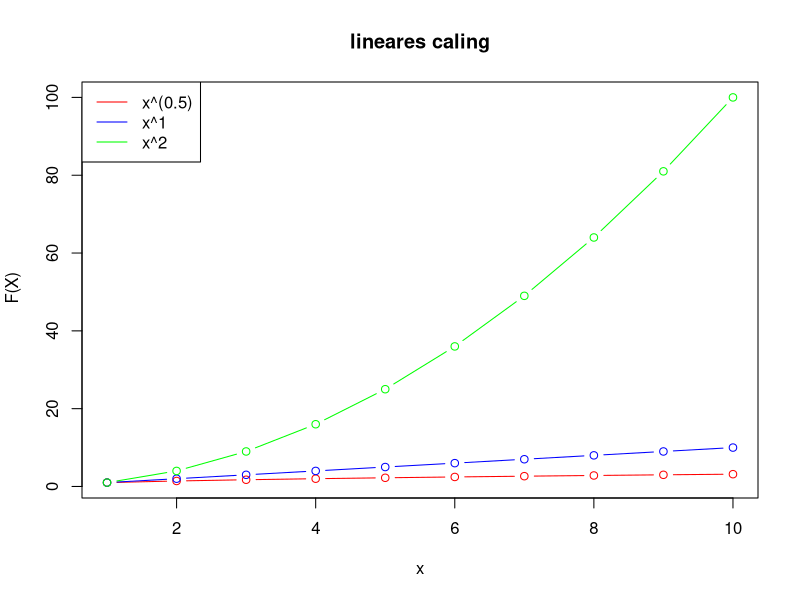
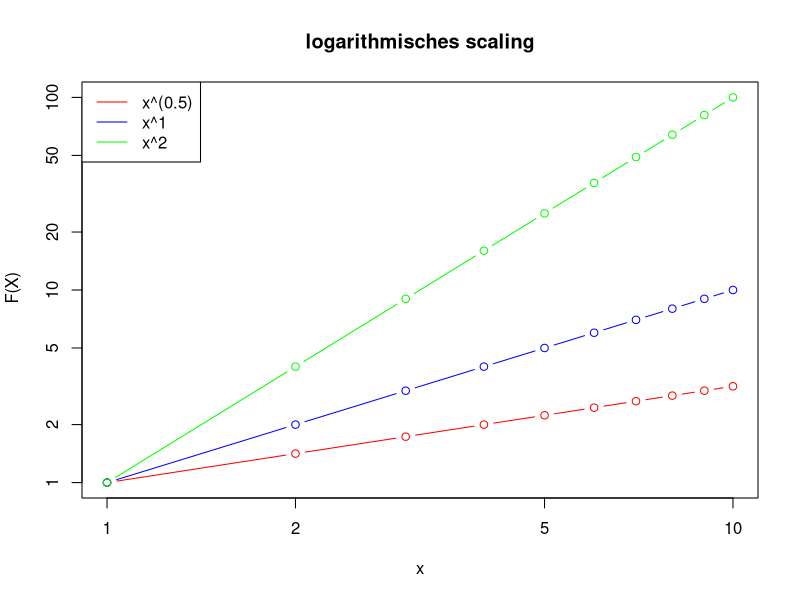

Generate these figures, in order, with R: (Note: this script raises an error after producing the figures.)
## ---- chunk 1
#Wertebereich x von 1 bis 10
x<-c(1:10)

#definintion der funtionen
function_1<-x^(0.5)
function_2<-x^1
function_3<-x^2

# plot linear scaling:
plot(range(x), range(floor(min(function_1,function_2,function_3)):
              ceiling(max(function_1,function_2,function_3))), 
              type = "n", ylab = " F(X)", xlab = "x", 
              main = "lineares caling")
lines(x, function_1, type = "b", col = "red")
lines(x, function_2, type = "b", col = "blue")
lines(x, function_3, type = "b", col = "green")
legend("topleft", legend = c("x^(0.5)", "x^1", "x^2"), 
              col = c("red","blue","green"), lty = "solid")

#plot logarithmic scaling
plot(range(x), range(floor(min(function_1,function_2,function_3)):
              ceiling(max(function_1,function_2,function_3))), 
              type = "n", ylab = " F(X)", xlab = "x", 
              main = "logarithmisches scaling", log = "xy")
lines(x, function_1, type = "b", col = "red")
lines(x, function_2, type = "b", col = "blue")
lines(x, function_3, type = "b", col = "green")
legend("topleft", legend = c("x^(0.5)", "x^1", "x^2"), 
       col = c("red","blue","green"), lty = "solid")
## ---- chunk 2
#Wertebereich x von 1 bis 10
x<-c(1:10)

#definintion der funtionen
function_1<-exp(0.5*x)
function_2<-exp(1*x)
function_3<-exp(2*x)

# plot linear/linear scaling:
plot(range(x), range(floor(min(function_1,function_2,function_3)):
            ceiling(max(function_1,function_2,function_3))), 
            type = "n", ylab = " F(X)", xlab = "x", 
            main = "x-Achse und y-Achse linear scaliert")
lines(x, function_1, type = "b", col = "red")
lines(x, function_2, type = "b", col = "blue")
lines(x, function_3, type = "b", col = "green")
legend("topleft", legend = c("e^(0.5x)", "e^(x)", "e^(2x)"), 
            col = c("red","blue","green"), lty = "solid")

#plot linear/logarithmic scaling
plot(range(x), range(floor(min(function_1,function_2,function_3)):
            ceiling(max(function_1,function_2,function_3))), 
            type = "n", ylab = " F(X)", xlab = "x", 
            main = "x-Achse linear und y-Achse logarithmisch scaliert", log = "y")
lines(x, function_1, type = "b", col = "red")
lines(x, function_2, type = "b", col = "blue")
lines(x, function_3, type = "b", col = "green")
legend("topleft", legend = c("e^(0.5x)", "e^(x)", "e^(2x)"), 
            col = c("red","blue","green"), lty = "solid")

## ---- chunk 3
#Wertebereich x von 1 bis 10
x<-c(1:10)

#definintion der funtionen
function_1<-log(0.5*x)
function_2<-log(1*x)
function_3<-log(2*x)

# plot linear/linear scaling:
plot(range(x), range(floor(min(function_1,function_2,function_3)):
              ceiling(max(function_1,function_2,function_3))), 
              type = "n", ylab = " F(X)", xlab = "x", 
              main = "x-Achse und y-Achse linear scaliert")
lines(x, function_1, type = "b", col = "red")
lines(x, function_2, type = "b", col = "blue")
lines(x, function_3, type = "b", col = "green")
legend("topleft", legend = c("ln(0.5x)", "ln(x)", "ln(2x)"),
              col = c("red","blue","green"), lty = "solid")

#plot logarithmic/linear scaling
plot(range(x), range(floor(min(function_1,function_2,function_3)):
              ceiling(max(function_1,function_2,function_3))), 
              type = "n", ylab = " F(X)", xlab = "x", 
              main = "x-Achse logartithmisch und y-Achse linear scaliert", 
              log = "x")
lines(x, function_1, type = "b", col = "red")
lines(x, function_2, type = "b", col = "blue")
lines(x, function_3, type = "b", col = "green")
legend("topleft", legend = c("ln(0.5x)", "ln(x)", "ln(2x)"), 
            col = c("red","blue","green"), lty = "solid")

## ---- chunk 4
#import data 
us_states_productions <- read.csv("US_States_Production.csv")
names(us_states_productions)[2] <- "state" 
names(us_states_productions)[3] <- "year"
names(us_states_productions)[4] <- "privat_capital"
names(us_states_productions)[5] <- "street_capital"
names(us_states_productions)[6] <- "water_capital"
names(us_states_productions)[7] <- "utility_capital"
names(us_states_productions)[8] <- "public_capital"
names(us_states_productions)[9] <- "state_product"
names(us_states_productions)[10] <- "employment"
names(us_states_productions)[11] <- "unemployment_rate"
us_states_productions
## ---- chunk 5
# Mean Unemployment rate per year
y1970 <- subset(us_states_productions, year == 1970)
rate1970 <- mean(y1970$unemployment_rate)

y1971 <- subset(us_states_productions, year == 1971)
rate1971 <- mean(y1971$unemployment_rate)

y1972 <- subset(us_states_productions, year == 1972)
rate1972 <- mean(y1972$unemployment_rate)

y1973 <- subset(us_states_productions, year == 1973)
rate1973 <- mean(y1973$unemployment_rate)

y1974 <- subset(us_states_productions, year == 1974)
rate1974 <- mean(y1974$unemployment_rate)

y1975 <- subset(us_states_productions, year == 1975)
rate1975 <- mean(y1975$unemployment_rate)

y1976 <- subset(us_states_productions, year == 1976)
rate1976 <- mean(y1970$unemployment_rate)

y1977 <- subset(us_states_productions, year == 1977)
rate1977 <- mean(y1977$unemployment_rate)

y1978 <- subset(us_states_productions, year == 1978)
rate1978 <- mean(y1978$unemployment_rate)

y1979 <- subset(us_states_productions, year == 1979)
rate1979 <- mean(y1979$unemployment_rate)

y1980 <- subset(us_states_productions, year == 1980)
rate1980 <- mean(y1980$unemployment_rate)

y1981 <- subset(us_states_productions, year == 1981)
rate1981 <- mean(y1981$unemployment_rate)

y1982 <- subset(us_states_productions, year == 1982)
rate1982 <- mean(y1982$unemployment_rate)

y1983 <- subset(us_states_productions, year == 1983)
rate1983 <- mean(y1983$unemployment_rate)

y1984 <- subset(us_states_productions, year == 1984)
rate1984 <- mean(y1984$unemployment_rate)

y1985 <- subset(us_states_productions, year == 1985)
rate1985 <- mean(y1985$unemployment_rate)

y1986 <- subset(us_states_productions, year == 1986)
rate1986 <- mean(y1986$unemployment_rate)

rates <- c(rate1970, rate1971, rate1972, rate1973, rate1974, rate1975, rate1976, rate1977, rate1978, rate1979, rate1980, rate1981, rate1982, rate1983, 
           rate1984, rate1985, rate1986)
year <- c(1970, 1971, 1972, 1973, 1974, 1975, 1976, 1977, 1978, 1979, 1980, 1981, 1982, 1983, 1984, 1985, 1986)
year_rate <- c(year, rates)
year_rates <- matrix(year_rate, ncol = 2, nrow = 17)

plot(year_rates, type = "b", ylab = "Unemployment rate", xlab = "Year", 
              main = "Unemployment rate between 1970 and 1986 in the United States")
## ---- chunk 6
states <- unique(us_states_productions$state)

st1 <- subset(us_states_productions, state == states[1])
priv_cap <- c()
for (i in 1:48) {
  st <- subset(us_states_productions, state == states[i])
  st_avg <- mean(st$privat_capital)
  priv_cap <- c(priv_cap, st_avg)
}
order_priv_cap <- order(priv_cap, decreasing = TRUE)
highst_priv_cap <- matrix(order_priv_cap, nrow = 5, ncol = 1)
highst_priv_cap
state1 <- states[4]
state2 <- states[30]
state3 <- states[41]
state4 <- states[11]
state5 <- states[36]

state1
state2
state3
state4
state5

five_states1 <- subset(us_states_productions, state == "CALIFORNIA")
five_states2 <- subset(us_states_productions, state == "NEW_YORK")
five_states3 <- subset(us_states_productions, state == "TEXAS")
five_states4 <- subset(us_states_productions, state == "ILLINOIS")
five_states5 <- subset(us_states_productions, state == "PENNSYLVANIA")

year_capC <- matrix(c(five_states1$year, five_states1$privat_capital), nrow = 17, ncol = 2)
year_capN <- matrix(c(five_states2$year, five_states2$privat_capital), nrow = 17, ncol = 2)
year_capT <- matrix(c(five_states3$year, five_states3$privat_capital), nrow = 17, ncol = 2)
year_capI <- matrix(c(five_states4$year, five_states4$privat_capital), nrow = 17, ncol = 2)
year_capP <- matrix(c(five_states5$year, five_states5$privat_capital), nrow = 17, ncol = 2)

plot(year_capC, type = "b", ylab = "private capital", xlab = "Year", 
              main = "Private capital between 1970 and 1986 for California")
plot(year_capN, type = "b", ylab = "private capital", xlab = "Year", 
              main = "Private capital between 1970 and 1986 for New York")
plot(year_capT, type = "b", ylab = "private capital", xlab = "Year", 
              main = "Private capital between 1970 and 1986 for Texas")
plot(year_capI, type = "b", ylab = "private capital", xlab = "Year", 
              main = "Private capital between 1970 and 1986 for Illinois")
plot(year_capP, type = "b", ylab = "private capital", xlab = "Year", 
              main = "Private capital between 1970 and 1986 for Pennsylvania")

## ---- chunk 7
pub_cap <- c()
for (i in 1:48) {
  st <- subset(us_states_productions, state == states[i])
  st_avg <- mean(st$public_capital)
  pub_cap <- c(pub_cap, st_avg)
}
order_high_pub_cap <- order(pub_cap, decreasing = TRUE)
order_low_pub_cap <- order(pub_cap)
highst_pub_cap <- matrix(order_high_pub_cap, nrow = 1, ncol = 1)
lowest_pub_cap <- matrix(order_low_pub_cap, nrow = 1, ncol = 1)
highst_pub_cap
lowest_pub_cap
statePubHigh <- states[41]
statePubLow <- states[43]
statePubHigh
statePubLow

Texas <- subset(us_states_productions, state == "TEXAS")
Vermont <- subset(us_states_productions, state == "VERMONT")

year_pub_capT <- matrix(c(Texas$year, Texas$privat_capital), nrow = 17, ncol = 2)
year_pub_capV <- matrix(c(Vermont$year, Vermont$privat_capital), nrow = 17, ncol = 2)

plot(year_pub_capT, type = "b", ylab = "private capital", xlab = "Year", 
              main = "Public capital between 1970 and 1986 for Texas")
plot(year_pub_capV, type = "b", ylab = "private capital", xlab = "Year", 
              main = "Public capital between 1970 and 1986 for Vermont")

## ---- chunk 8
unemp_rate <- c()
for (i in 1:48) {
  st <- subset(us_states_productions, state == states[i])
  st_avg <- mean(st$unemployment_rate)
  unemp_rate <- c(unemp_rate, st_avg)
}
order_unemp_rate <- order(unemp_rate, decreasing = TRUE)
highst_unemp_rate <- matrix(order_unemp_rate, nrow = 2, ncol = 1)
highst_unemp_rate
stateUn1 <- states[20]
stateUn2 <- states[46]

stateUn1
stateUn2

Michigan <- subset(us_states_productions, state == states[1])
W_Verginia <- subset(us_states_productions, state == states[2])

year_unempM <- matrix(c(Michigan$year, Michigan$unemployment_rate), nrow = 17, ncol = 2)
mean1 = mean(Michigan$unemployment_rate)
sd1 = sd(Michigan$unemployment_rate)
cat("mean Michigan: ", mean1, "\n")
cat("sd Michigan: " ,sd1, "\n")

year_unempV <- matrix(c(W_Verginia$year, W_Verginia$unemployment_rate), nrow = 17, ncol = 2)
mean2 = mean(W_Verginia$unemployment_rate)
sd2 = sd(W_Verginia$unemployment_rate)
cat("mean W_Verginia: ",mean2, "\n")
cat("sd W_Verginia: ", sd2, "\n")

#x <- rnorm(17, mean = 9.694118, sd = 2.881942)
#y <- rnorm(17, mean = 9.270588, sd = 3.804728)

x<-Michigan$unemployment_rate
y<-W_Verginia$unemployment_rate 

d <- data.frame(treatment=c(x,y), id = year_unempM) 
f <- data.frame(treatment=c(x,y), id = year_unempV) 
boxplot(d[1],  ylab= "Unemployment Rate in %",
        main="Unemployment rate between 1970 and 1986", xlab = "Michigan", ylim=range(0:20))
boxplot(f[1],  ylab= "Unemployment Rate in %",
        main="Unemployment rate between 1970 and 1986", xlab = "West_Verginia",ylim = range(0:20))


## ---- chunk 9
street_cap <- c()
for (i in 1:48) {
  st <- subset(us_states_productions, state == states[i])
  st_avg <- mean(st$street_capital)
  street_cap <- c(street_cap, st_avg)
}
order_street_cap <- order(street_cap)
lowest_street_cap <- matrix(order_street_cap, nrow = 2, ncol = 1)
lowest_street_cap
stateStr1 <- states[43]
stateStr2 <- states[37]

stateStr1
stateStr2

Vermont <- subset(us_states_productions, state == "VERMONT")
R_Island <- subset(us_states_productions, state == "RHODE_ISLAND")

year_street_capV <- matrix(c(Vermont$year, Vermont$street_capital), nrow = 17, ncol = 2)
mean3 = mean(Vermont$street_capital)
sd3 = sd(Vermont$street_capital)
mean3
sd3
year_street_capR <- matrix(c(R_Island$year, R_Island$street_capital), nrow = 17, ncol = 2)
mean4 = mean(R_Island$street_capital)
sd4 = sd(R_Island$street_capital)
mean4
sd4

#x2 <- rnorm(17, mean = 1923.651, sd = 68.94504)
#y2 <- rnorm(17, mean = 2040.148, sd = 146.6524)
x2<-Vermont$street_capital
y2<-R_Island$street_capital

d2 <- data.frame(treatment=c(x2,y2), id= factor(year_street_capV))
f2 <- data.frame(treatment=c(x2,y2), id= factor(year_street_capR))

boxplot(d2[1], ylab = "Highway and street capital",
        xlab = "Vermont",main="Highway & street capital between 1970 and 1986") 
boxplot(f2[1], ylab = "Highway & street capital",
        xlab = "R_Island",main="Highway & street capital between 1970 and 1986")


## ---- chunk 10
#jedes jahr von 1970 bis 1986 wird betrachtet
y<-1970:1086


